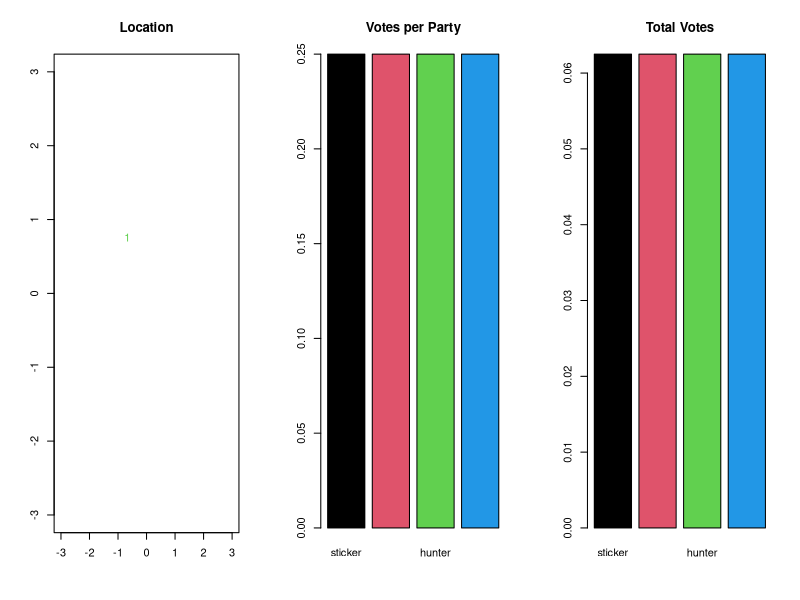
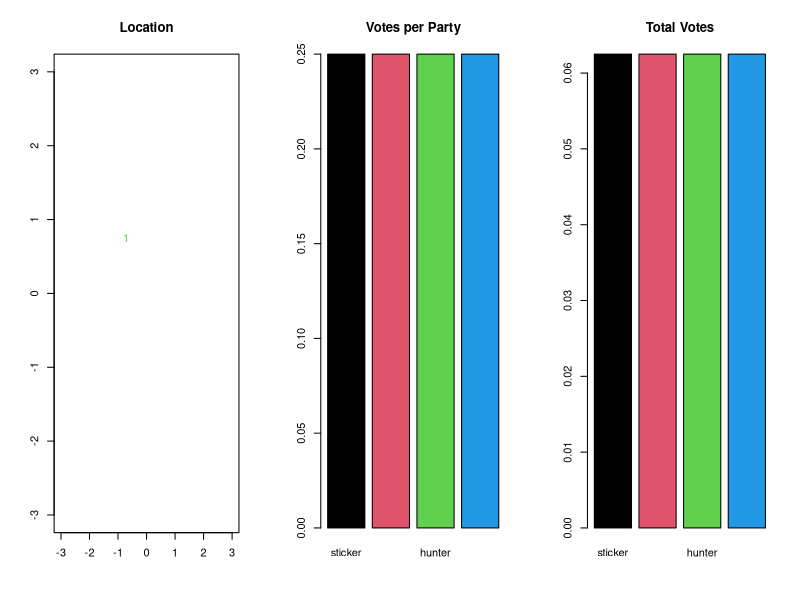
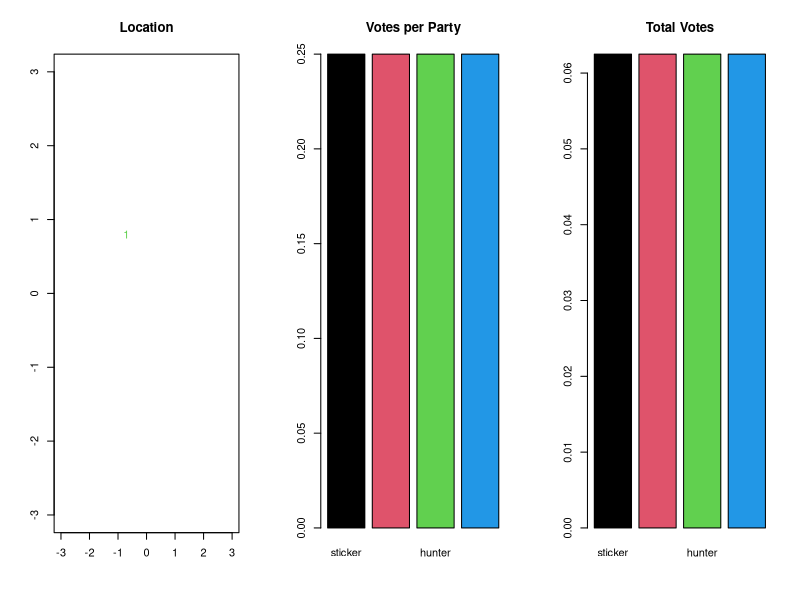
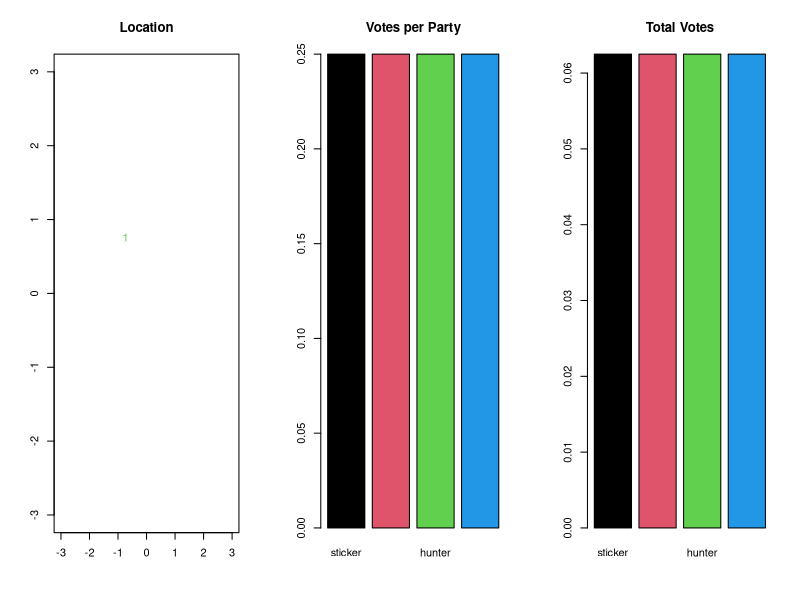
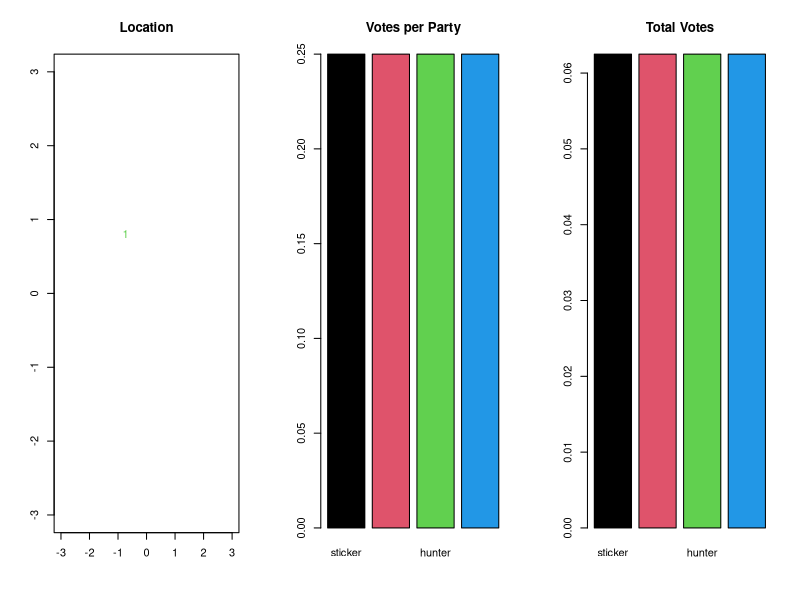
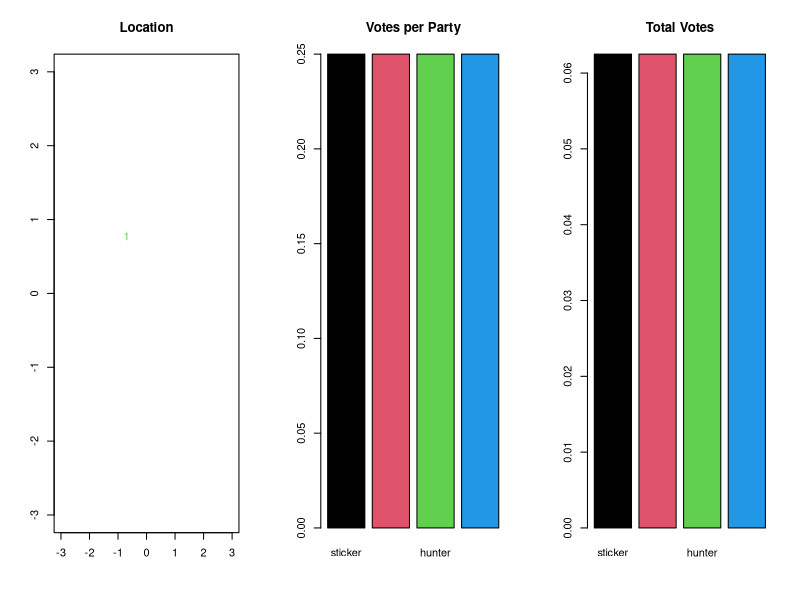
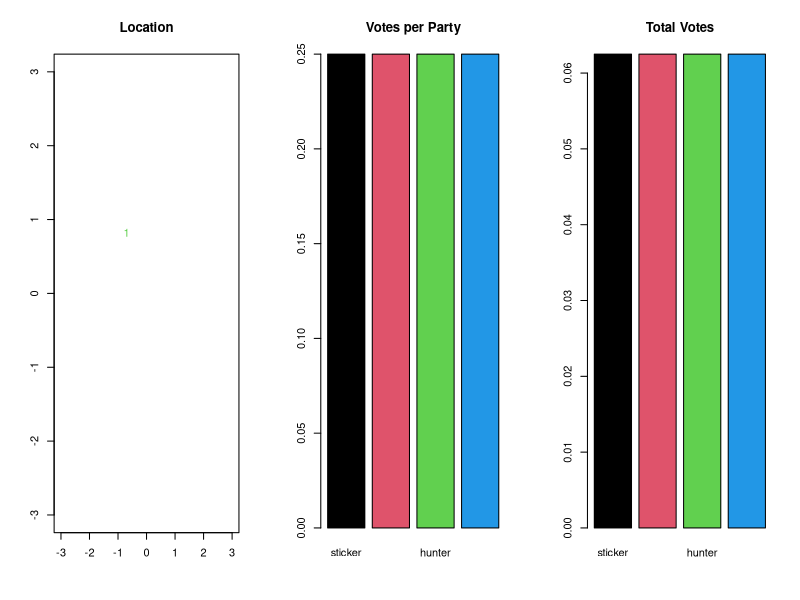
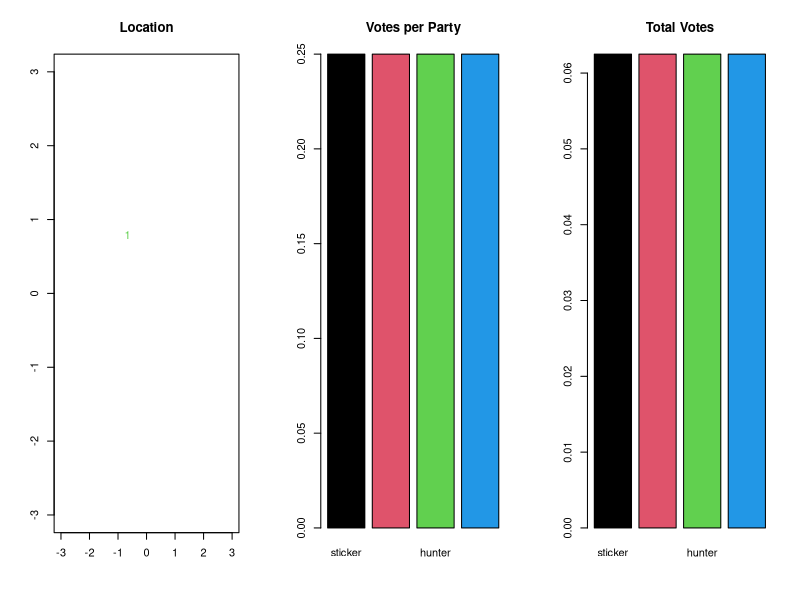

The R script that drew these images, in order:
#####################################################
# Laver and Fowler's tourney.R
#  
#
# http://fowler.ucsd.edu/tournament_appendix.pdf
#
#
# The Tournament of Party Strategies
# version 1.0
# james fowler
# uc davis
# 1/11/2006
#
# numVoters = number of voters
# numSims = number of simulations
# electFreq = frequency of elections
# minVoteShareThresh = party minimum threshold
# minVoteShareThreshPeriods = number of periods a party must be below threshold to die
# startingPartyType = starting party type -- if 0, random, otherwise the given type
# partyStepSize = step size for party strategies
# plot = T/F variable to turn on/off plot of party strategies
# writeall = T/F variable to record T = all poll and election data or F = just election data
# file = name of file to write results to -- two files are recorded one with the name given and one with
#        an "a" as a prefix which records aggregate information
# 
# party types
# 1 = sticker     black
# 2 = aggregator  red
# 3 = hunter      green
# 4 = predator    blue
#

party.tournament <- function( numVoters=1000, numSims=500, electFreq=10,
                              minVoteShareThresh=0.1, minVoteShareThreshPeriods=2, startingPartyType=0,
                              partyStepSize=0.05, plot=T, writeall=T, file="tourneyOut") {
    
    ## TEST ##
    numVoters<-1000
    numSims<-500
    electFreq<-10
    minVoteShareThresh<-0.1
    minVoteShareThreshPeriods<-2
    startingPartyType<-0
    partyStepSize<-0.05
    plot<-T
    writeall<-T
    file<-"tourneyOut"
    ## TEST ##
    
    
    # initialize voter ideal points, poll/election indicator
    voterIdeals<-rbind(rnorm(numVoters),rnorm(numVoters))
    pollOrElection<-c("poll","election")
    epsilon<-1/10^10
    
    if(plot) par( mfrow=c(1,3) ) # sets up three columned graphs
    
    # initialize party location, name, and type vectors
    ototals<-angle<-oploc<-pbt<-ploc<-pmloc<-pname<-ptype<-NULL
    
    # initialize proportional vote counts
    pcount<-mcount<-c(0.25,0.25,0.25,0.25)
    
    # intialize datafiles if there is one
    if(length(file)>0) write.table(t(c("Election","PartyID","Type","VoteRecd",
                                       "X","Y","Angle")), file=file, 
                                   row.names=F,col.names=F,quote=F,sep=",")
    
    
    for(period in 1:100) {
        
        #
        # party birth
        #
        
        if(period%%electFreq==1) {
            
            # party name, failure counter, previous total counter, and angle
            pname<-c(pname,1+(period-1)/electFreq)
            pbt<-c(pbt,0)
            ototals<-c(ototals,0)
            angle<-c(angle,runif(1,0,2*pi))
            
            # draw party type 1=sticker, 2=aggregator, 3=hunter, 4=predator
            if(period==1&startingPartyType!=0) {
                ptype<-startingPartyType
            } else {
                ptype<-c(ptype,sample(1:4,1))
            }
            
            # count parties
            pn<-length(ptype)
            
            # party initial position
            ploc<-cbind(ploc,rbind(rnorm(1),rnorm(1)))
            pmloc<-cbind(pmloc,ploc[,pn])
            oploc<-cbind(oploc,ploc[,pn])
            
        }
        
        #
        # take poll / hold election
        #
        
        # find distances between parties and voters / respondents
        dist<-matrix(0,nrow=pn,ncol=numVoters)
        for(i in 1:pn) {
            
            dist[i,]<-colSums((voterIdeals-ploc[,i])^2)+ # note sqrt not taken to save operation
                runif(numVoters,-epsilon,epsilon)    # and epsilon added to break ties
        }
        
        # voters choose closest party (epsilon added to break ties)
        vchoice<-apply(dist,2,which.min)
        
        # election / poll results
        ptotals<-hist(vchoice,breaks=0:pn,plot=F)$counts
        
        if(period%%electFreq==0) {
            
            # record counts and then randomly 
            # choose party type for next birth
            for(i in 1:4) {
                div<-sum(ptype==i)
                pcount[i]<-div
                if(div==0) div<-1
                mcount[i]<-sum(ptotals[ptype==i])/numVoters/div
            }
        }
        
        #
        # display information
        #
        
        # print party info
        if(writeall||period%%electFreq==0) {
            if(length(file)==0) {
                write.table(paste("Period",period,pollOrElection[(period%%electFreq==0)+1]),
                            row.names=F,col.names=F,quote=F)
                write.table(format(rbind(c("Election","Party ID","Type","Vote Recd",
                                           "X","Y","Angle"),
                                         cbind(rep(period/electFreq,pn),pname,ptype,round(ptotals/numVoters,3),
                                               round(t(ploc),3),round(angle,3)))),
                            row.names=F,col.names=F,quote=F)
            } else {
                write.table(cbind(rep(period/electFreq,pn), pname, ptype, round(ptotals/numVoters,3),
                                  round(t(ploc),3), round(angle,3)), file=file, row.names=F, col.names=F, 
                            append=T, sep=",")
                write.table(t(c(mcount,pcount)), file=paste("a",file,sep=""),
                            row.names=F, col.names=F, append=T, sep=",")
            }
        }
        
        # plot parties
        if(plot) {
            plot(0,0,type="n",xlim=c(-3,3),ylim=c(-3,3),xlab="",ylab="",main="Location")
            text(t(ploc),labels=as.character(pname),col=ptype)
            barplot(mcount,names.arg=c("sticker","aggregator","hunter","predator"),col=1:4,
                    main="Votes per Party")
            barplot(mcount*pcount,names.arg=c("sticker","aggregator","hunter","predator"),
                    col=1:4,main="Total Votes")
        }  
        
        #
        # calculate available information
        #
        
        # mean party members' location
        for(i in 1:pn) {
            pslist<-which(vchoice==i)
            if(length(pslist)==0) pmloc[,i]<-ploc[,i]
            if(length(pslist)==1) pmloc[,i]<-voterIdeals[,pslist]
            if(length(pslist)>1) pmloc[,i]<-rowMeans(voterIdeals[,pslist])
        }
        
        
        #
        # party death
        #
        
        if(period%%electFreq==0) { 
            
            # which parties fell below threshold?
            pweak<-as.numeric(ptotals<minVoteShareThresh*numVoters)
            
            # update number of times party falls below threshold
            pbt<-(pbt+pweak)*pweak
            
            
            # kill parties that have been below threshold for too long
            pdead<-which(pbt==minVoteShareThreshPeriods)
            if(length(pdead)>0) {
                pn<-pn-length(pdead)
                pname<-pname[-pdead]
                ptype<-ptype[-pdead]
                ploc<-ploc[,-pdead]
                pmloc<-pmloc[,-pdead]
                oploc<-oploc[,-pdead]
                angle<-angle[-pdead]
                pbt<-pbt[-pdead]
                ptotals<-ptotals[-pdead]
                ototals<-ototals[-pdead]
            }
            
        }
        
        
        #
        # calculate more available information
        #
        
        # angle and distance to top party
        prank<-rank(ptotals,ties.method="random")
        top<-which(prank==pn)
        angletop<-atan((ploc[2,top]-ploc[2,])/(ploc[1,top]-ploc[1,]))+
            pi*(ploc[1,top]<ploc[1,])%%(2*pi)
        angletop[is.nan(angletop)]<-0
        disttop<-sqrt(colSums((ploc[,top]-ploc)^2))
        steptop<-apply(matrix(c(disttop,rep(partyStepSize,pn)),ncol=2),1,min)
        
        
        #
        # parties adapt
        #
        
        # stickers stick
        
        # aggregators move to party mean
        ploc[,ptype==2]<-pmloc[,ptype==2]
        
        # hunters win or tie - stay the course, lose - shift direction
        hunters<-which(ptype==3)
        if(length(hunters)>0) {
            
            angle[hunters] <- ( angle[hunters] + ( ototals[hunters] >= ptotals[hunters] ) * runif( length(hunters), pi/2, 3*pi/2) )%%(2*pi)
            
            ploc[1,hunters]<-ploc[1,hunters]+partyStepSize*cos(angle[hunters])
            ploc[2,hunters]<-ploc[2,hunters]+partyStepSize*sin(angle[hunters])
        }
        
        # predators move to largest party (unless they are the largest)
        predators<-which(ptype==4&prank!=pn)
        if(length(predators)>0) {
            ploc[1,predators]<-ploc[1,predators]+
                steptop[predators]*cos(angletop[predators])
            ploc[2,predators]<-ploc[2,predators]+
                steptop[predators]*sin(angletop[predators])
        }
        
        #
        # store information
        #
        
        # store previous election totals and locations
        ototals<-ptotals
        oploc<-ploc
        
    }
    
}

party.tournament(startingPartyType=1)
